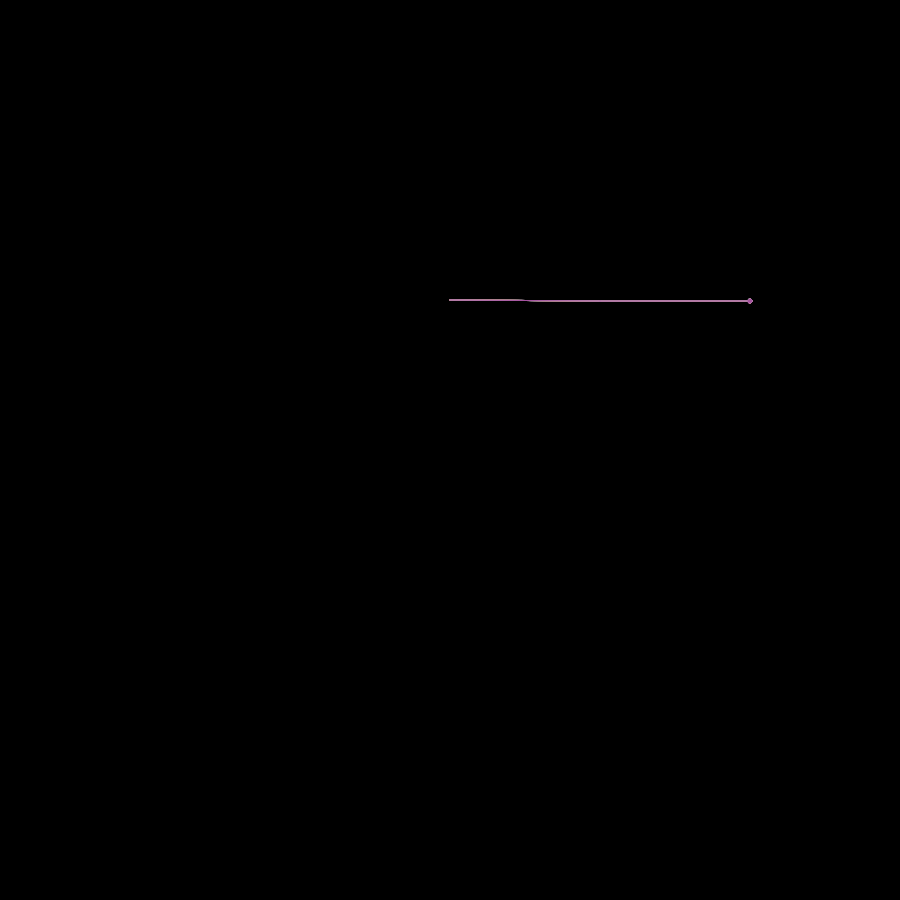
Frame 1 (no input)
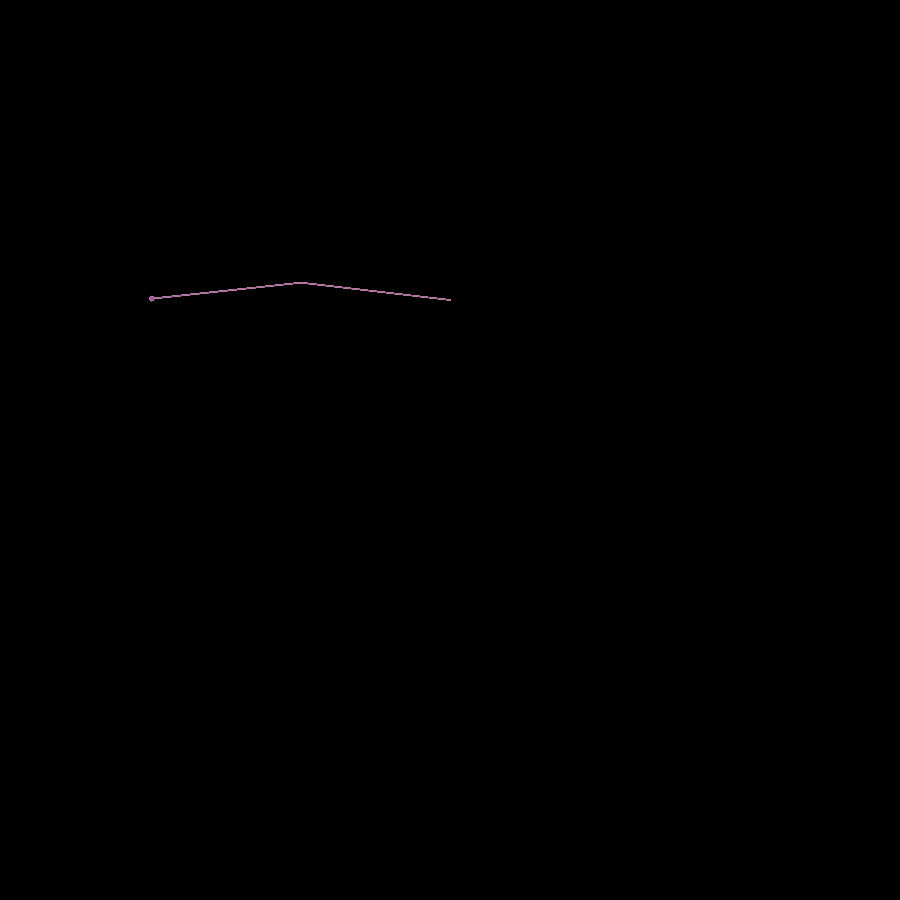
Frame 60 (no input)
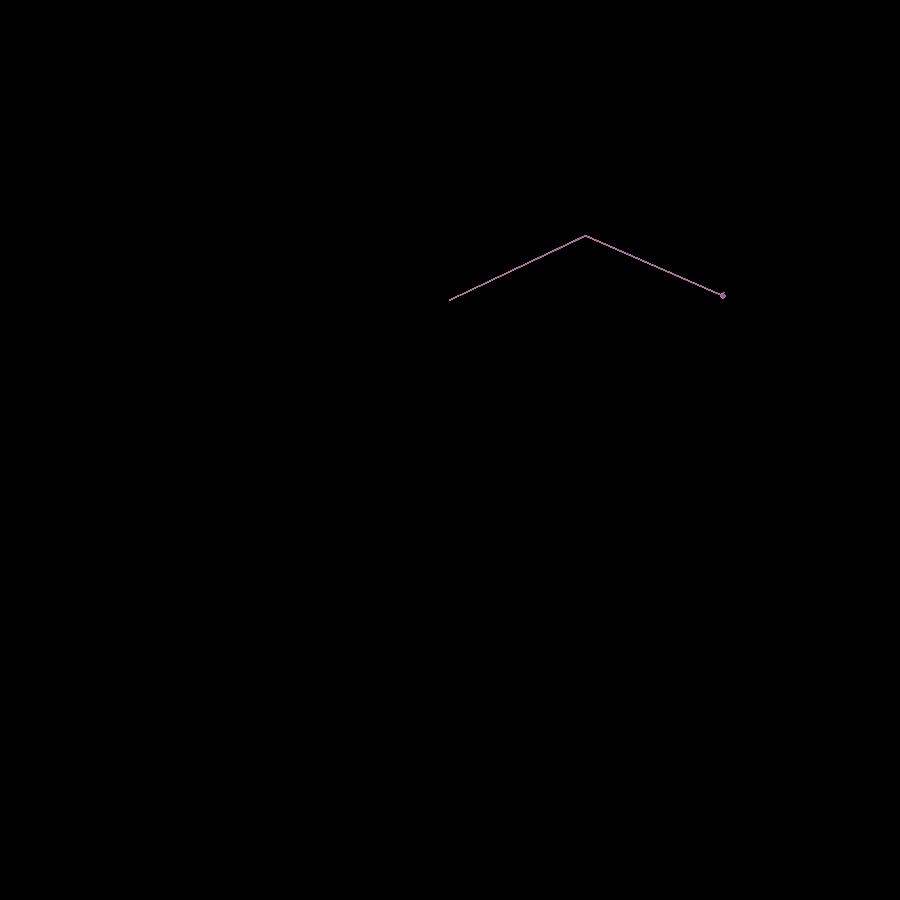
Frame 120 (the mouse pressed at the canvas centre since frame 60)

The p5.js sketch that drew these frames (run headless with seeded random() and noise() and a simulated clock; from frame 60 on, the mouse is pressed at the canvas centre):

// p5.js sketch
// ── sketch.js
let pendulums = [];
let numPendulums = 50;

function setup() {
  const s = min(windowWidth, windowHeight) * 0.9;
  createCanvas(s, s);

  // inicialitzem molts pèndols amb un color diferent
  for (let i = 0; i < numPendulums; i++) {
    let c = color(random(255), random(255), random(255));
    let p = new DoublePendulum(width / 2, 200, PI / 2, PI / 2 + random(-0.001, 0.001), c);
    pendulums.push(p);
  }
}

function windowResized() {
  const s = min(windowWidth, windowHeight) * 0.9;
  resizeCanvas(s, s);
}

function draw() {
  background(0);
  translate(width / 2, height / 3);

  for (let p of pendulums) {
    p.update();
    p.show();
  }
}

// Classe per al pèndol doble
class DoublePendulum {
  constructor(originX, originY, a1, a2, c) {
    this.originX = 0; 
    this.originY = 0; 
    this.r1 = 150;  
    this.r2 = 150;  
    this.m1 = 20;   
    this.m2 = 20;   
    this.a1 = a1;   
    this.a2 = a2;   
    this.a1_v = 0;  
    this.a2_v = 0;  
    this.g = 1;     
    this.px2 = null;
    this.py2 = null;
    this.c = c;     // color assignat a aquest pèndol
  }

  update() {
    let num1 = -this.g * (2 * this.m1 + this.m2) * sin(this.a1);
    let num2 = -this.m2 * this.g * sin(this.a1 - 2 * this.a2);
    let num3 = -2 * sin(this.a1 - this.a2) * this.m2;
    let num4 = this.a2_v * this.a2_v * this.r2 + this.a1_v * this.a1_v * this.r1 * cos(this.a1 - this.a2);
    let den = this.r1 * (2 * this.m1 + this.m2 - this.m2 * cos(2 * this.a1 - 2 * this.a2));
    let a1_a = (num1 + num2 + num3 * num4) / den;

    num1 = 2 * sin(this.a1 - this.a2);
    num2 = this.a1_v * this.a1_v * this.r1 * (this.m1 + this.m2);
    num3 = this.g * (this.m1 + this.m2) * cos(this.a1);
    num4 = this.a2_v * this.a2_v * this.r2 * this.m2 * cos(this.a1 - this.a2);
    den = this.r2 * (2 * this.m1 + this.m2 - this.m2 * cos(2 * this.a1 - 2 * this.a2));
    let a2_a = (num1 * (num2 + num3 + num4)) / den;

    this.a1_v += a1_a;
    this.a2_v += a2_a;
    this.a1 += this.a1_v;
    this.a2 += this.a2_v;
  }

  show() {
    let x1 = this.r1 * sin(this.a1);
    let y1 = this.r1 * cos(this.a1);

    let x2 = x1 + this.r2 * sin(this.a2);
    let y2 = y1 + this.r2 * cos(this.a2);

    stroke(this.c);
    strokeWeight(1);
    line(this.originX, this.originY, x1, y1);
    line(x1, y1, x2, y2);

    fill(this.c);
    ellipse(x2, y2, 4);

    if (this.px2 != null) {
      stroke(this.c);
      line(this.px2, this.py2, x2, y2);
    }
    this.px2 = x2;
    this.py2 = y2;
  }
}
